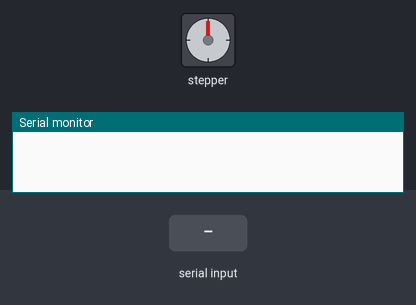
A sketch run on a simulated Arduino Uno, built with avr-gcc and run on an emulated ATmega328P. Parts: stepper motor, the last lines printed to the serial monitor. The test bench sets the inputs (shaded band). Stepper angles assume 2038 steps per turn.

Above: at 1.2 s.
1.3 s: "90,45\n" received over Serial
At 2.76 s:
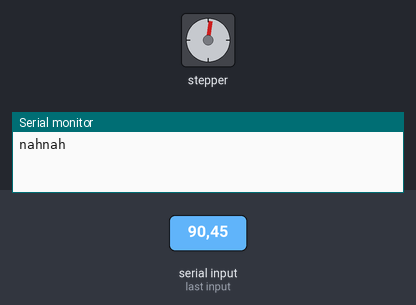
At 9.1 s:
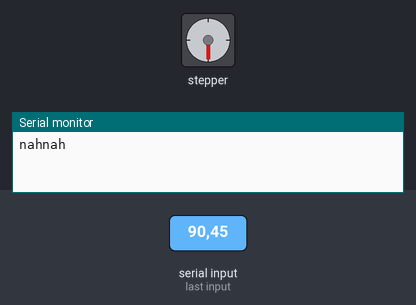
Timing chart, 0 to 21.0 s (numbered marks = the images above; inputs shaded):
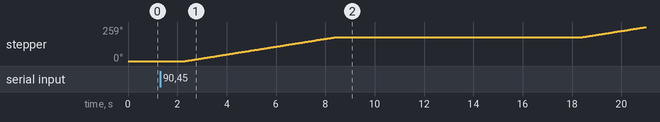

Measured:
- after the input at 1.3 s, stepper: turns 180° clockwise in 6.0 s, then 79° clockwise in 2.6 s

The sketch:

intellibin.ino
```cpp
#include <Stepper.h>
const int stepsPerRevolution = 2038;

// Creates an instance of stepper class
// Pins entered in sequence IN1-IN3-IN2-IN4 for proper step sequence
Stepper Trash = Stepper(stepsPerRevolution, 8, 9, 10, 11);
Stepper Recycle = Stepper(stepsPerRevolution, 4, 5, 6, 7);

Stepper Bio = Stepper(stepsPerRevolution, A3, A2, A1, A0);

float duration, distance;

// String string_in;

void setup()
{
  Serial.begin(9600);
}
void loop()
{
  // Checks for serial input
  if (Serial.available() > 0)
  {

    int incomingByte = Serial.parseInt(); // read the incoming byte:
    // incomingByte.trim();
    // incomingByte = incomingByte.replace("\r\n", "").replace("\r", "").replace("\n", "").replace("b", "");
    // If the arduino recives trash from the serial port
    if (incomingByte == 0)
    {
      Trash.setSpeed(5);
      Trash.step(stepsPerRevolution / 2);
      delay(10000);
      Trash.step(stepsPerRevolution / 2);
    }
    // If the arduino recives recycle from the serial port

    else if (incomingByte == 1)
    {
      Recycle.setSpeed(5);
      Recycle.step(stepsPerRevolution / 2);
      delay(10000);
      Recycle.step(stepsPerRevolution / 2);
    }
    // If the arduino recives Bio from the serial port

    else if (incomingByte == 2)
    {
      Bio.setSpeed(30);
      Bio.step(stepsPerRevolution / 2);
      delay(10000);
      Bio.step(stepsPerRevolution / 2);
    }
    else
    {
      Serial.print("nah");
    }
    Serial.flush();
    incomingByte = "";
  }
}
```
